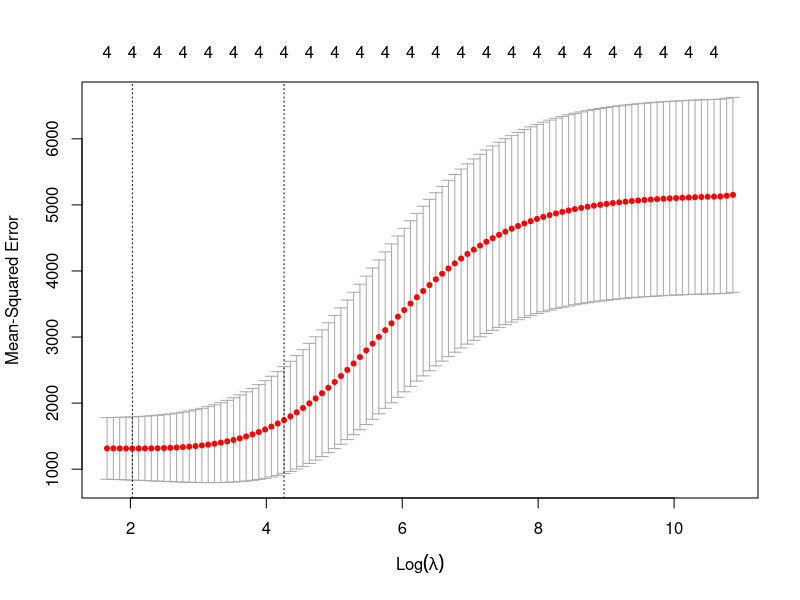
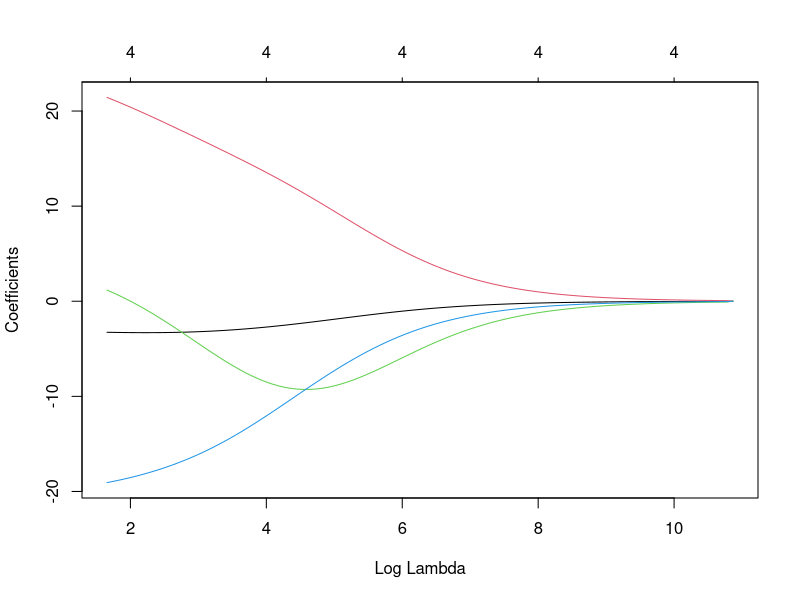

Recreate these plots in R, in order.
library(glmnet)

#define predictor and response variables
y <- mtcars$hp
x <- data.matrix(mtcars[, c('mpg', 'wt', 'drat', 'qsec')])

#fit ridge regression model
model <- glmnet(x, y, alpha = 0)
summary(model)

#perform k-fold cross-validation to find optimal lambda value
cv_model <- cv.glmnet(x, y, alpha = 0)
plot(cv_model)

#find optimal lambda value that minimizes test MSE
best_lambda <- cv_model$lambda.min
best_lambda

#produce Ridge trace plot
plot(model, xvar = "lambda")

#find coefficients of best model
best_model <- glmnet(x, y, alpha = 0, lambda = best_lambda)
coef(best_model)

#calculate R-squared of model on training data
y_predicted <- predict(model, s = best_lambda, newx = x)

#find SST and SSE
sst <- sum((y - mean(y))^2)
sse <- sum((y_predicted - y)^2)

#find R-Squared
rsq <- 1 - sse / sst
rsq